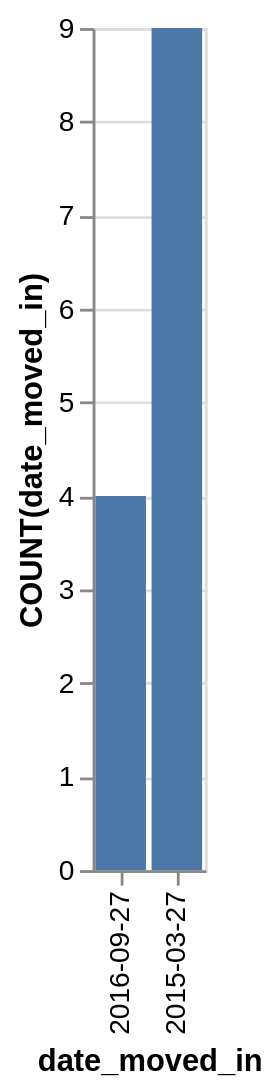

Vega-Lite specification stored for this chart:
### Vega-Lite specification from a JSON file in a GitHub repository (floating-point values rounded to 4 significant figures)
{"data": {"values": [{"x_data": "2016-09-27", "y_data": 4}, {"x_data": "2015-03-27", "y_data": 9}]}, "mark": "bar", "encoding": {"x": {"field": "x_data", "type": "nominal", "title": "date_moved_in", "sort": {"op": "sum", "field": "y_data", "order": "ascending"}}, "y": {"field": "y_data", "type": "quantitative", "title": "COUNT(date_moved_in)"}}}
